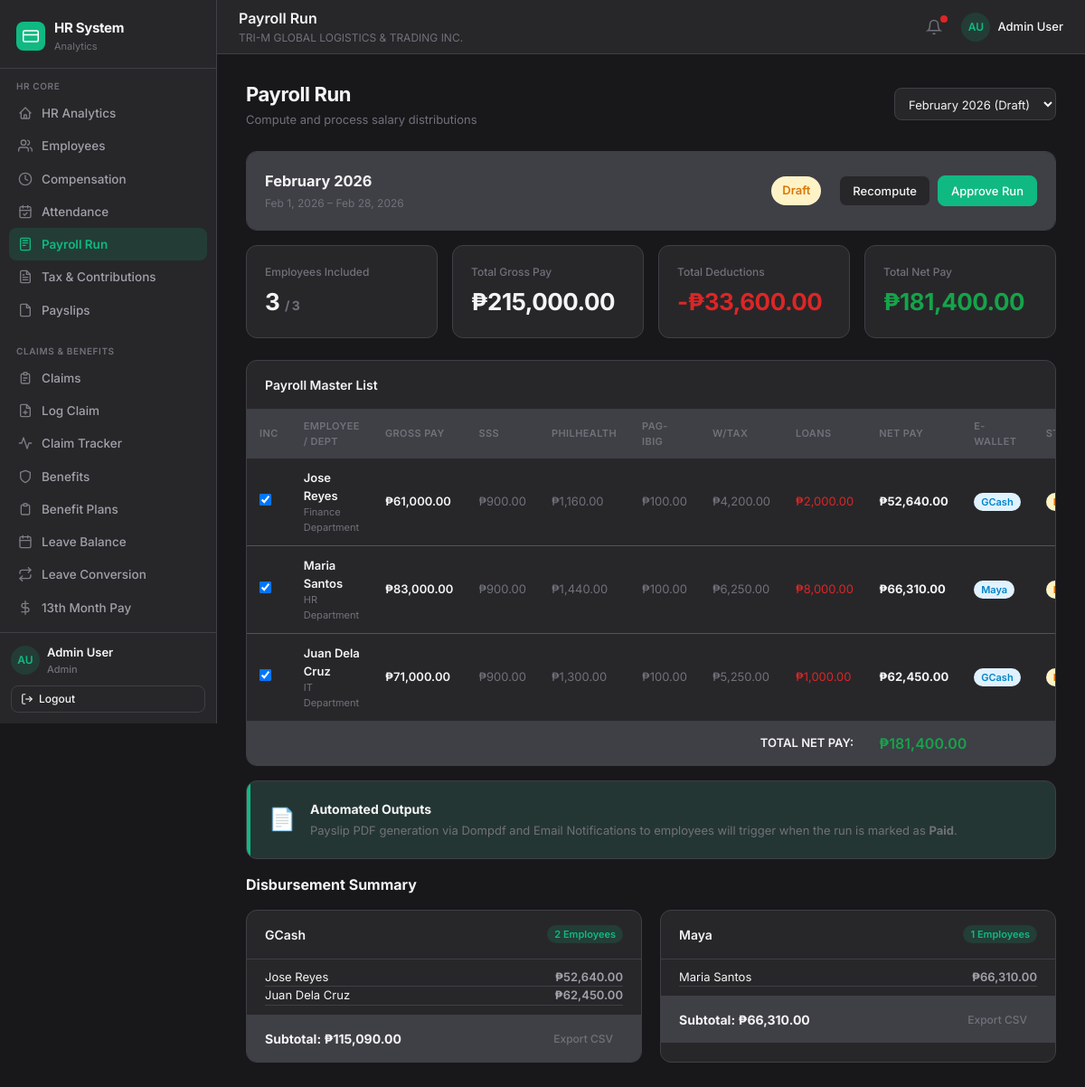
/pages/payroll_run.php (signed in), run on the app's committed database.
### tables this page shows
CREATE TABLE IF NOT EXISTS payroll_runs (
  id           INT AUTO_INCREMENT PRIMARY KEY,
  period       VARCHAR(50)   NOT NULL,
  period_start DATE          NOT NULL,
  period_end   DATE          NOT NULL,
  total_gross  DECIMAL(14,2) NOT NULL DEFAULT 0,
  total_deductions DECIMAL(14,2) NOT NULL DEFAULT 0,
  total_net    DECIMAL(14,2) NOT NULL DEFAULT 0,
  status       ENUM('Draft','Processing','Approved','Paid') NOT NULL DEFAULT 'Draft',
  run_date     DATETIME      DEFAULT NULL,
  created_at   DATETIME      NOT NULL DEFAULT CURRENT_TIMESTAMP
);

CREATE TABLE IF NOT EXISTS payroll_items (
  id              INT AUTO_INCREMENT PRIMARY KEY,
  payroll_run_id  INT           NOT NULL,
  employee_id     VARCHAR(20)   NOT NULL,
  employee_name   VARCHAR(200)  NOT NULL,
  department      VARCHAR(100)  DEFAULT NULL,
  days_worked     DECIMAL(4,1)  NOT NULL DEFAULT 22,
  ot_hours        DECIMAL(6,1)  NOT NULL DEFAULT 0,
  basic_pay       DECIMAL(12,2) NOT NULL DEFAULT 0,
  overtime_pay    DECIMAL(12,2) NOT NULL DEFAULT 0,
  allowances      DECIMAL(12,2) NOT NULL DEFAULT 0,
  claims_amount   DECIMAL(12,2) NOT NULL DEFAULT 0,
  gross_pay       DECIMAL(12,2) NOT NULL DEFAULT 0,
  sss_ee          DECIMAL(10,2) NOT NULL DEFAULT 0,
  sss_er          DECIMAL(10,2) NOT NULL DEFAULT 0,
  philhealth_ee   DECIMAL(10,2) NOT NULL DEFAULT 0,
  philhealth_er   DECIMAL(10,2) NOT NULL DEFAULT 0,
  pagibig_ee      DECIMAL(10,2) NOT NULL DEFAULT 0,
  pagibig_er      DECIMAL(10,2) NOT NULL DEFAULT 0,
  withholding_tax DECIMAL(10,2) NOT NULL DEFAULT 0,
  loans_deduction DECIMAL(10,2) NOT NULL DEFAULT 0,
  total_deductions DECIMAL(12,2) NOT NULL DEFAULT 0,
  net_pay         DECIMAL(12,2) NOT NULL DEFAULT 0,
  ewallet_provider VARCHAR(30)  DEFAULT NULL,
  status          ENUM('Draft','Approved','Paid') NOT NULL DEFAULT 'Draft',
  is_included     TINYINT(1)    NOT NULL DEFAULT 1,
  pay_date        DATE          DEFAULT NULL,
  FOREIGN KEY (payroll_run_id) REFERENCES payroll_runs(id) ON DELETE CASCADE,
  FOREIGN KEY (employee_id) REFERENCES employees(id) ON DELETE CASCADE
);

### includes/config.php (called while the page is built, shortened)
<?php
function formatCurrency(float $amount): string {
    return '₱' . number_format($amount, 2);
}
function formatDate(?string $date): string {
    $ts = strtotime($date);
    return $ts ? date('M j, Y', $ts) : '';
}
function getStatusBadgeClass(string $status): string {
    return match($status) {
        'Active', 'Paid', 'Approved', 'Released'                         => 'badge-success',
        'Pending', 'Processing', 'AI Review', 'Pending Approval','On Leave','Draft' => 'badge-warning',
        'Enrolled'                                                         => 'badge-info',
        'Regular'                                                          => 'badge-muted',
        'Rejected', 'Resigned', 'Terminated', 'Cancelled'                => 'badge-danger',
        default                                                            => 'badge-muted',
    };
}

### pages/payroll_run.php (the view, shortened to what this page needs)
<?php
require_once __DIR__ . '/../includes/config.php';
$pdo = getDB();
$runId = $_GET['run_id'] ?? null;
$runs = $pdo->query("SELECT id, period, status FROM payroll_runs ORDER BY id DESC")->fetchAll();
if (!$runId && $runs) {
    $runId = $runs[0]['id'];
}
$runDetails = null;
$items = [];
if ($runId) {
    $stmt = $pdo->prepare("SELECT * FROM payroll_runs WHERE id = ?");
    $stmt->execute([$runId]);
    $runDetails = $stmt->fetch();
    if ($runDetails) {
        $stmtI = $pdo->prepare("SELECT * FROM payroll_items WHERE payroll_run_id = ? ORDER BY department, employee_name");
        $stmtI->execute([$runId]);
        $items = $stmtI->fetchAll();
    }
}
$disbursements = [];
foreach($items as $it) {
    if ($it['is_included']) {
        $p = $it['ewallet_provider'] ?: 'Other';
        if (!isset($disbursements[$p])) $disbursements[$p] = [];
        $disbursements[$p][] = $it;
    }
}
include __DIR__ . '/../includes/header.php';
include __DIR__ . '/../includes/sidebar.php';
?>
<div class="app-main">
  <?php include __DIR__ . '/../includes/topbar.php'; ?>
  <div class="page-content">
    <div class="page-header" style="align-items:center;">
      <div>
        <h1>Payroll Run</h1>
        <p>Compute and process salary distributions</p>
      </div>
      <div>
        <select class="form-control" onchange="window.location.href='?page=payroll_run&run_id='+this.value">
            <?php foreach($runs as $r): ?>
                <option value="<?= $r['id'] ?>" <?= $runId == $r['id'] ? 'selected' : '' ?>><?= htmlspecialchars($r['period']) ?> (<?= $r['status'] ?>)</option>
            <?php endforeach; ?>
        </select>
      </div>
    </div>
    <?php if ($runDetails): ?>
    <div class="card mb-4">
        <div class="card-body flex justify-between items-center" style="background:var(--surface-alt);">
            <div>
                <h3 style="color:var(--text-main);margin-bottom:4px;"><?= htmlspecialchars($runDetails['period']) ?></h3>
                <div class="text-muted" style="font-size:12px;"><?= formatDate($runDetails['period_start']) ?> – <?= formatDate($runDetails['period_end']) ?></div>
            </div>
            <div class="flex gap-2 items-center">
                <span class="badge <?= getStatusBadgeClass($runDetails['status']) ?>" style="font-size:13px;padding:6px 12px;margin-right:12px;"><?= htmlspecialchars($runDetails['status']) ?></span>
                <?php if ($runDetails['status'] === 'Draft'): ?>
                <form method="POST" style="display:inline;">
                    <button type="submit" class="btn btn-secondary">Recompute</button>
                </form>
                <form method="POST" style="display:inline;">
                    <button type="submit" class="btn btn-primary" onclick="return confirm('Approve this payroll run?')">Approve Run</button>
                </form>
                <?php endif; ?>
            </div>
        </div>
    </div>
    <?php
    $totInc = 0; $totGross = 0; $totDed = 0; $totNet = 0;
    foreach($items as $i) { if($i['is_included']) { $totInc++; $totGross+=$i['gross_pay']; $totDed+=$i['total_deductions']; $totNet+=$i['net_pay']; } }
    ?>
    <div class="stats-grid">
      <div class="stat-card">
        <div class="stat-label">Employees Included</div>
        <div class="stat-value"><?= $totInc ?> <span class="text-muted" style="font-size:14px;">/ <?= count($items) ?></span></div>
      </div>
      <div class="stat-card">
        <div class="stat-label">Total Gross Pay</div>
        <div class="stat-value text-main"><?= formatCurrency($totGross) ?></div>
      </div>
      <div class="stat-card">
        <div class="stat-label">Total Deductions</div>
        <div class="stat-value" style="color:var(--danger)">-<?= formatCurrency($totDed) ?></div>
      </div>
      <div class="stat-card">
        <div class="stat-label">Total Net Pay</div>
        <div class="stat-value" style="color:var(--success)"><?= formatCurrency($totNet) ?></div>
      </div>
    </div>
    <div class="card mb-4">
        <div class="card-header"><h3>Payroll Master List</h3></div>
        <div class="table-wrap">
            <table>
                <thead>
                    <tr>
                        <th style="width:40px;">Inc</th>
                        <th>Employee / Dept</th>
                        <th>Gross Pay</th>
                        <th>SSS</th>
                        <th>PhilHealth</th>
                        <th>Pag-IBIG</th>
                        <th>W/Tax</th>
                        <th>Loans</th>
                        <th>Net Pay</th>
                        <th>E-Wallet</th>
                        <th>Status</th>
                    </tr>
                </thead>
                <tbody>
                    <?php foreach($items as $it): ?>
                    <tr>
                        <td>
                            <input type="checkbox" <?= $it['is_included']?'checked':'' ?> <?= $runDetails['status']!=='Draft'?'disabled':'' ?>
                                   onchange="toggleInclude(<?= $it['id'] ?>, this.checked)">
                        </td>
                        <td>
                            <div class="font-semibold"><?= htmlspecialchars($it['employee_name']) ?></div>
                            <div class="text-muted" style="font-size:11px;"><?= htmlspecialchars($it['department']) ?></div>
                        </td>
                        <td class="font-semibold text-main"><?= formatCurrency($it['gross_pay']) ?></td>
                        <td class="td-muted"><?= formatCurrency($it['sss_ee']) ?></td>
                        <td class="td-muted"><?= formatCurrency($it['philhealth_ee']) ?></td>
                        <td class="td-muted"><?= formatCurrency($it['pagibig_ee']) ?></td>
                        <td class="td-muted"><?= formatCurrency($it['withholding_tax']) ?></td>
                        <td class="td-muted" style="color:var(--danger)"><?= formatCurrency($it['loans_deduction']) ?></td>
                        <td class="font-bold text-main"><?= formatCurrency($it['net_pay']) ?></td>
                        <td><span class="badge badge-info"><?= htmlspecialchars($it['ewallet_provider']?:'Other') ?></span></td>
                        <td><span class="badge <?= getStatusBadgeClass($it['status']) ?>"><?= htmlspecialchars($it['status']) ?></span></td>
                    </tr>
                    <?php endforeach; ?>
                </tbody>
                <tfoot>
                    <tr>
                        <td colspan="8" style="text-align:right;">TOTAL NET PAY:</td>
                        <td colspan="4" style="color:var(--success);font-size:16px;"><?= formatCurrency($totNet) ?></td>
                    </tr>
                </tfoot>
            </table>
        </div>
    </div>
    <div class="card mb-4">
        <div class="card-body flex items-center gap-4" style="background:rgba(16, 185, 129, 0.1); border-left:4px solid var(--primary);">
            <div style="font-size:24px;">📄</div>
            <div>
                <h4 style="color:var(--text-main);margin-bottom:4px;">Automated Outputs</h4>
                <p class="text-muted" style="margin:0;font-size:13px;">Payslip PDF generation via Dompdf and Email Notifications to employees will trigger when the run is marked as <strong>Paid</strong>.</p>
            </div>
        </div>
    </div>
    <h3 style="font-size:16px;color:var(--text-main);margin-bottom:16px;">Disbursement Summary</h3>
    <div class="grid-2">
        <?php foreach($disbursements as $prov => $emlist):
            $sub = 0; foreach($emlist as $e) $sub += $e['net_pay'];
        ?>
        <div class="card">
            <div class="card-header">
                <h3><?= htmlspecialchars($prov) ?></h3>
                <span class="badge badge-primary"><?= count($emlist) ?> Employees</span>
            </div>
            <div class="card-body" style="max-height:200px;overflow-y:auto;padding:10px 20px;">
                <?php foreach($emlist as $e): ?>
                <div class="flex justify-between mb-2 pb-2" style="border-bottom:1px solid var(--border);font-size:13px;">
                    <span class="text-main"><?= htmlspecialchars($e['employee_name']) ?></span>
                    <span class="font-semibold"><?= formatCurrency($e['net_pay']) ?></span>
                </div>
                <?php endforeach; ?>
            </div>
            <div class="card-footer flex justify-between items-center">
                <span class="font-bold text-main">Subtotal: <?= formatCurrency($sub) ?></span>
                <button class="btn btn-ghost btn-sm">Export CSV</button>
            </div>
        </div>
        <?php endforeach; ?>
    </div>
    <?php else: ?>
        <div class="empty-state">No payroll run selected or found.</div>
    <?php endif; ?>
  </div>
</div>
<?php include __DIR__ . '/../includes/footer.php'; ?>

### data on the page
payroll_runs: period "February 2026", period_start "Feb 1, 2026", period_end "Feb 28, 2026", status "Draft"
payroll_items: is_included "☑", employee_name "Jose Reyes", department "Finance Department", gross_pay "₱61,000.00", sss_ee "₱900.00", philhealth_ee "₱1,160.00", pagibig_ee "₱100.00", withholding_tax "₱4,200.00", loans_deduction "₱2,000.00", net_pay "₱52,640.00", ewallet_provider "GCash"
payroll_items: is_included "☑", employee_name "Maria Santos", department "HR Department", gross_pay "₱83,000.00", sss_ee "₱900.00", philhealth_ee "₱1,440.00", pagibig_ee "₱100.00", withholding_tax "₱6,250.00", loans_deduction "₱8,000.00", net_pay "₱66,310.00", ewallet_provider "Maya"
payroll_items: is_included "☑", employee_name "Juan Dela Cruz", department "IT Department", gross_pay "₱71,000.00", sss_ee "₱900.00", philhealth_ee "₱1,300.00", pagibig_ee "₱100.00", withholding_tax "₱5,250.00", loans_deduction "₱1,000.00", net_pay "₱62,450.00", ewallet_provider "GCash"

### other printed values
$section "HR CORE"
$item['label'] "HR Analytics"
$item['label'] "Employees"
$item['label'] "Compensation"
$item['label'] "Attendance"
$item['label'] "Payroll Run"
$item['label'] "Tax & Contributions"
$item['label'] "Payslips"
$section "CLAIMS & BENEFITS"
$item['label'] "Claims"
$item['label'] "Log Claim"
$item['label'] "Claim Tracker"
$item['label'] "Benefits"
$item['label'] "Benefit Plans"
$item['label'] "Leave Balance"
